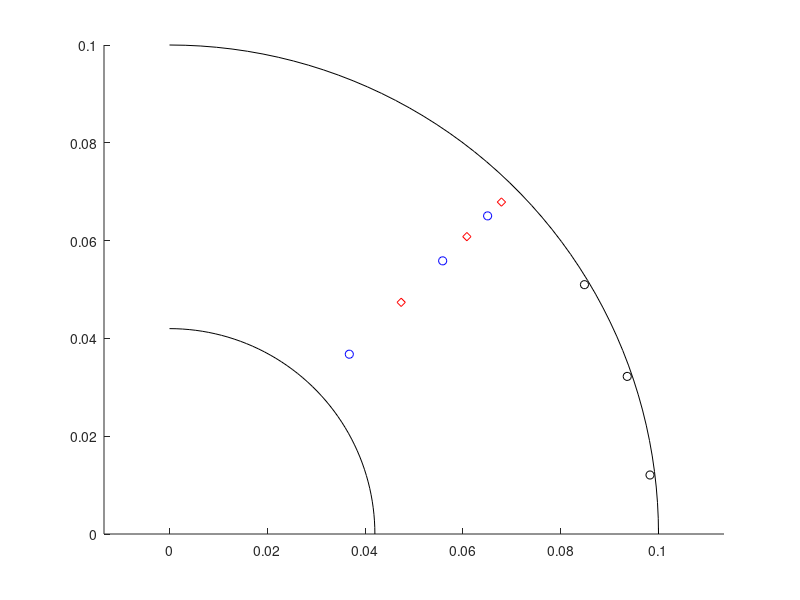

Here is the MATLAB script that generated this plot:
% FLUID
% Free Fluid Barriers Rotor for Synchronous Reluctance Motor Drawing
%
% Bacco, Giacomo 2018

clear all; close all; clc;
tic

%% DATA
p = 2; % number of pole pairs
mm = 1e-3; % millimeters
Nb = 3; % number of flux-barriers
tb = [4 7 15]*mm; % flux-barrier widths
wc = [3 6 12 10]*mm; % flux-carrier widths
Nstep = 5; % number of steps to draw the flux-barrier side

Dr = 200*mm; % [m], rotor outer diameter
wrib_t = 1*mm; % [m], tangential iron rib width
Dend = Dr - 2*wrib_t; % [m], flux-barrier end diameter
Dsh = Dend - 2*( sum(tb) + sum(wc) ); % [m], shaft diameter
R0 = Dsh/2; % [m], shaft radius
barrier_angles_el = [14,26,38]*2; % [deg], electrical flux-barrier angles
barrier_angles = barrier_angles_el/p; % [deg], flux-barrier angles

%% IMPLICIT FUNCTIONS
% definition of fluid past a cylinder functions
psi_fluid = @(rho,xi,rho0) (rho.^2 - rho0^2)./rho.*sin(xi);
phi_fluid = @(rho,xi,rho0) (rho.^2 + rho0^2)./rho.*cos(xi);
xi_fluid  = @(psi,rho,rho0) asin(psi.*rho./(rho.^2 - rho0^2));
rho_fluid = @(psi,xi,rho0) ( psi + sqrt(psi.^2 + 4*sin(xi).^2*rho0^2) )./(2*sin(xi));

%%





%% PLOT
% draw the rotor
figure
hold on
tt = linspace(0,pi/p,50);
plot(R0*cos(tt), R0*sin(tt), 'k');
plot(Dr/2*cos(tt), Dr/2*sin(tt), 'k');
axis equal

RA = Dend/2 - [0, cumsum( tb(1:end-1))] - cumsum(wc(1:end-1));
RB = RA - tb;
plot(RA.*exp(j*pi/2/p), 'rd')
plot(RB.*exp(j*pi/2/p), 'bo')

aph_b = barrier_angles*pi/180;
te_b = pi/2/p - aph_b;
xb = Dend/2*cos(te_b);
yb = Dend/2*sin(te_b);
plot(xb, yb,'ko')











toc